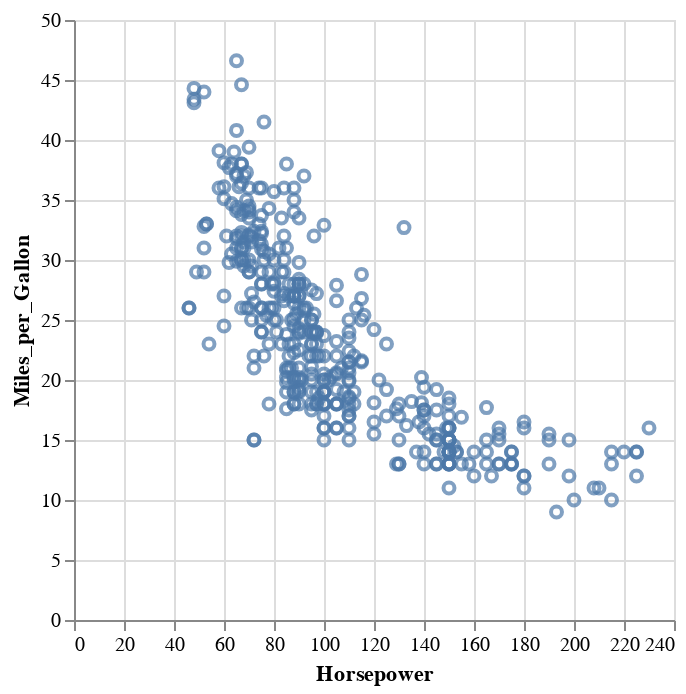

Source (notebook cell):
### Code cell
alt.Chart(cars).mark_point().encode(
    y = 'Miles_per_Gallon',
    x = 'Horsepower'
)

### Figure 1 — Vega-Lite specification as saved in the notebook (floating-point values rounded to 4 significant figures; data arrays with more than 128 entries replaced by an {"elided": "..."} marker saying what was removed)
{"config": {"view": {"continuousWidth": 300, "continuousHeight": 300}}, "data": {"name": "data-f02450ab61490a1363517a0190416235"}, "mark": {"type": "point"}, "encoding": {"x": {"field": "Horsepower", "type": "quantitative"}, "y": {"field": "Miles_per_Gallon", "type": "quantitative"}}, "$schema": "https://vega.github.io/schema/vega-lite/v5.8.0.json", "datasets": {"data-f02450ab61490a1363517a0190416235": {"elided": "406 records"}}}
